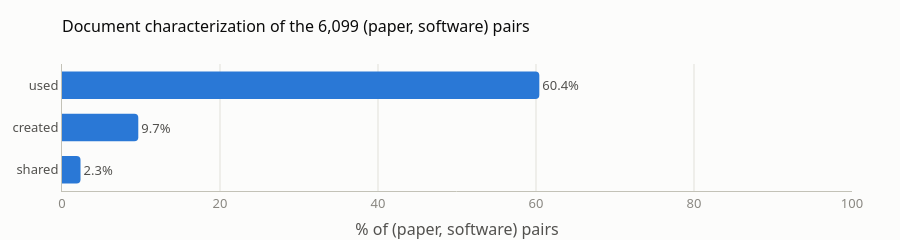

Here is the notebook cell this chart was saved with:
### Markdown cell above
## 5 — Purpose: the document characterization (the core analysis)

How many (paper, software) pairs are characterized as **used**, **created** or **shared** at the
document level.

### Code cell
# How many (paper, software) pairs are characterized as used / created / shared.
assert all(((software[f"{p}_score"] > 0.5) == software[p]).all() for p in PURPOSES)
characterized = pd.Series({p: int(software[p].sum()) for p in PURPOSES}, name="(paper, software) pairs")
share = characterized / len(software) * 100

fig = go.Figure(go.Bar(
    x=share.values[::-1], y=list(share.index[::-1]), orientation="h", marker_color=STYLE["series"][0],
    customdata=characterized.values[::-1], text=[f"{v:.1f}%" for v in share.values[::-1]],
    textposition="outside", textfont=dict(color=STYLE["ink2"]), cliponaxis=False,
    hovertemplate="<b>%{y}</b><br>%{customdata:,d} (paper, software) pairs, %{x:.1f}%<extra></extra>"))
fig.update_layout(title=f"Document characterization of the {len(software):,} (paper, software) pairs",
                  xaxis_title="% of (paper, software) pairs", height=210)
fig.update_xaxes(range=[0, 100])
fig.update_yaxes(showgrid=False, tickfont=dict(color=STYLE["ink2"]))
fig.show()
characterized

### Figure 1 — Plotly figure (JSON) as saved in the notebook; plotly's stock layout.template omitted (floating-point values rounded to 4 significant figures)
{"data": [{"cliponaxis": false, "customdata": [143, 589, 3685], "hovertemplate": "<b>%{y}</b><br>%{customdata:,d} (paper, software) pairs, %{x:.1f}%<extra></extra>", "marker": {"color": "#2a78d6"}, "orientation": "h", "text": ["2.3%", "9.7%", "60.4%"], "textfont": {"color": "#52514e"}, "textposition": "outside", "type": "bar", "x": [2.345, 9.657, 60.42], "y": ["shared", "created", "used"]}], "layout": {"height": 210, "title": {"text": "Document characterization of the 6,099 (paper, software) pairs"}, "xaxis": {"range": [0, 100], "title": {"text": "% of (paper, software) pairs"}}, "yaxis": {"showgrid": false, "tickfont": {"color": "#52514e"}}}}
